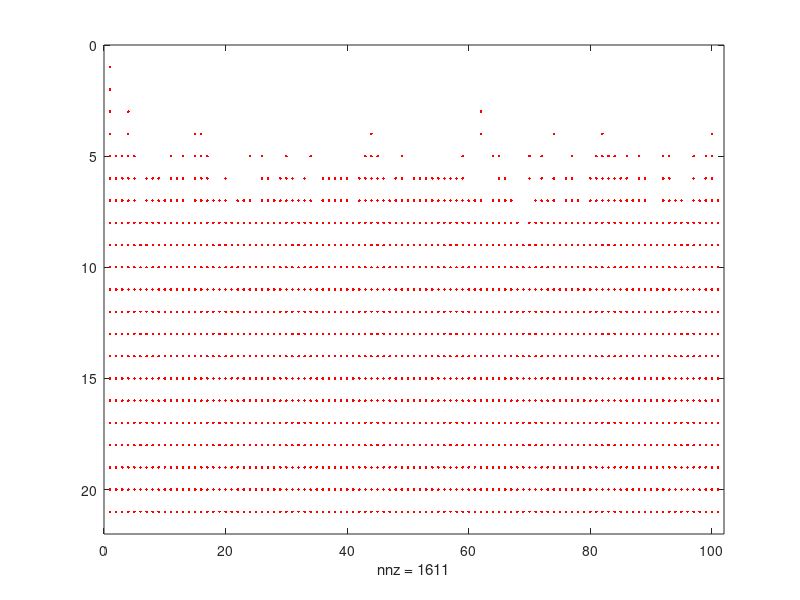

The MATLAB source for this figure:
clear
close all

n=100  %surfacewidth
[X,Y] = meshgrid(0:n, 0:20);


colors = ones(size(X)); %colors has ones everywhere besides row 1,2==0

colors(1:2, :) = 0;



a=1         %parameters a and b for the probability of adsorbens number 1 and 2
b=100
 

% find starting row of 1's for each column

for i=1:length(colors)
    surface(i)=find(colors(:,i),1)
end

% setting the etching circles
for number_of_etching=1:10

% probability of colors2=green dots to place on red (surface)
for n=1:length(colors)

   Z=a+(b-a).*rand(1,1);
             if Z>50
                colors2(surface(n)-1,n)=1
             else 
                colors2(surface(n),n)=0
             end
end

% probability of colors3 =blue dots to place on the row above
colors3=zeros(size(X));
for m=1:length(colors)
      Z=a+(b-a).*rand(1,1);
             if Z>50
                colors3(surface(m)-2,m)=1
             else 
                colors3(surface(m),m)=0
             end
end





%changes the surface, when green and blue dots are above

for column = 1:length(colors(1,:)+1)
    if colors2(surface(column)-1,column) && colors3(surface(column)-2,column)==1
         surface(1,column)= surface(1,column)+1  
        
    

     end

                 
                 
end               
end
% creates out of surface (just array) a 2D spy diagramm with picture as
% function
 picture=ones(size(X))   

 for k=2:length(surface)
    if surface(1,k)~=0
         picture(surface(1,k),k)=1
         
         picture(1:surface(1,k)-1,k)=0
        
%          sideetching with a chance of 20% in the picture
% right side

        for i=3:surface(1,k)
         Er=a+(b-a).*rand(1,1);
             if Er>75
                  picture(i-2,k+1)=0
             end
        end

% left side
        for j=3:surface(1,k)
            
         El=a+(b-a).*rand(1,1);
             if El>75
                  picture(j-2,k-1)=0
             end
        end
    end
 end
 
  
 
       
     
%          
   


   % plot the grid
spy(picture,'r')

% spy(surface,'r')
% figure
% hold on
% 
% spy(colors,'r')
% hold on
% spy(colors2,'g')
% hold on
% spy(colors3,'b')
% hold on
% 
% xlabel('X'); % // Label the X and Y axes
% ylabel('Y');
% title('Initial Grid');
% grid on














